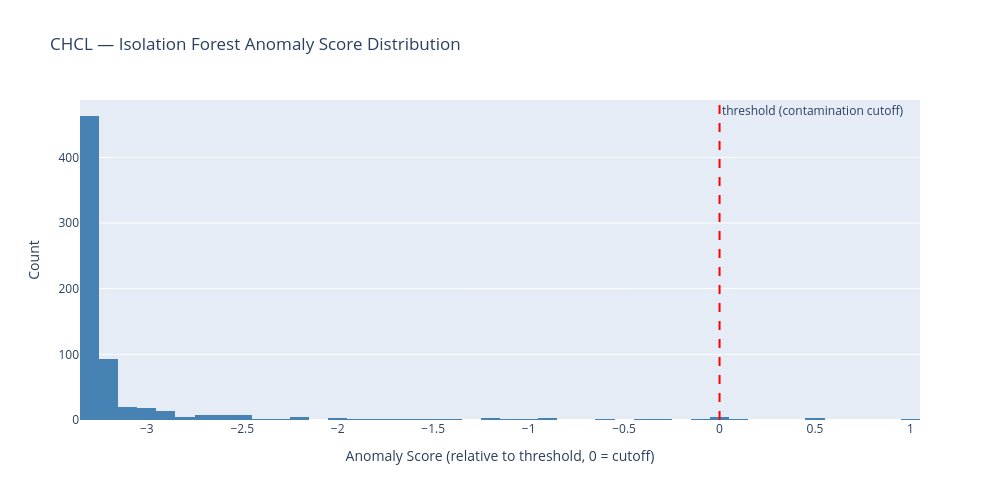

Notebook code cell kept with this figure:
### Code cell
### Isolation Forest — anomaly score distribution

scores_if = model_if.decision_function(X_if)  # >0 = anomaly, <0 = normal (already threshold-shifted)

fig = go.Figure()
fig.add_trace(go.Histogram(x=scores_if, nbinsx=50, marker_color="steelblue"))
fig.add_vline(x=0, line_dash="dash", line_color="red",
              annotation_text="threshold (contamination cutoff)")

fig.update_layout(
    title=f"{stock_name} — Isolation Forest Anomaly Score Distribution",
    xaxis_title="Anomaly Score (relative to threshold, 0 = cutoff)",
    yaxis_title="Count",
    width=1000,
    height=500,
)
fig.show()

below_threshold = scores_if[scores_if <= 0]
above_threshold = scores_if[scores_if > 0]
gap = above_threshold.min() - below_threshold.max() if len(below_threshold) and len(above_threshold) else None

print(f"Score range (post-shift): [{scores_if.min():.4f}, {scores_if.max():.4f}]")
print(f"Flagged (score > 0): {(scores_if > 0).sum()} / {len(scores_if)}")
print(f"Highest 'normal' score:  {below_threshold.max():.4f}" if len(below_threshold) else "N/A")
print(f"Lowest 'anomaly' score:  {above_threshold.min():.4f}" if len(above_threshold) else "N/A")
print(f"Threshold gap:           {gap:.4f}" if gap is not None else "N/A")

### Figure 1 — Plotly figure (JSON) as saved in the notebook; plotly's stock layout.template omitted (floating-point values rounded to 4 significant figures; data arrays with more than 128 entries replaced by an {"elided": "..."} marker saying what was removed)
{"data": [{"marker": {"color": "steelblue"}, "nbinsx": 50, "type": "histogram", "x": {"elided": "680 float values"}}], "layout": {"annotations": [{"showarrow": false, "text": "threshold (contamination cutoff)", "x": 0, "xanchor": "left", "xref": "x", "y": 1, "yanchor": "top", "yref": "y domain"}], "height": 500, "shapes": [{"line": {"color": "red", "dash": "dash"}, "type": "line", "x0": 0, "x1": 0, "xref": "x", "y0": 0, "y1": 1, "yref": "y domain"}], "title": {"text": "CHCL — Isolation Forest Anomaly Score Distribution"}, "width": 1000, "xaxis": {"title": {"text": "Anomaly Score (relative to threshold, 0 = cutoff)"}}, "yaxis": {"title": {"text": "Count"}}}}
